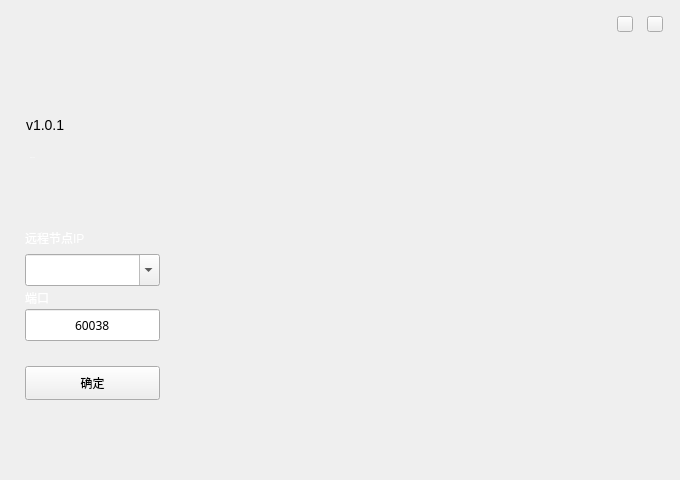
<?xml version="1.0" encoding="UTF-8"?>
<ui version="4.0">
 <class>LightModeConfig</class>
 <widget class="QWidget" name="LightModeConfig">
  <property name="geometry">
   <rect>
    <x>0</x>
    <y>0</y>
    <width>680</width>
    <height>480</height>
   </rect>
  </property>
  <property name="windowTitle">
   <string>Form</string>
  </property>
  <widget class="QToolButton" name="enterBtn">
   <property name="geometry">
    <rect>
     <x>25</x>
     <y>366</y>
     <width>135</width>
     <height>34</height>
    </rect>
   </property>
   <property name="cursor">
    <cursorShape>PointingHandCursor</cursorShape>
   </property>
   <property name="focusPolicy">
    <enum>Qt::NoFocus</enum>
   </property>
   <property name="styleSheet">
    <string notr="true"/>
   </property>
   <property name="text">
    <string>确定</string>
   </property>
  </widget>
  <widget class="QToolButton" name="closeBtn">
   <property name="geometry">
    <rect>
     <x>647</x>
     <y>16</y>
     <width>16</width>
     <height>16</height>
    </rect>
   </property>
   <property name="cursor">
    <cursorShape>PointingHandCursor</cursorShape>
   </property>
   <property name="focusPolicy">
    <enum>Qt::NoFocus</enum>
   </property>
   <property name="text">
    <string/>
   </property>
  </widget>
  <widget class="QLabel" name="label_version">
   <property name="geometry">
    <rect>
     <x>26</x>
     <y>114</y>
     <width>80</width>
     <height>21</height>
    </rect>
   </property>
   <property name="font">
    <font>
     <pointsize>-1</pointsize>
    </font>
   </property>
   <property name="styleSheet">
    <string notr="true">font-size: 14px;</string>
   </property>
   <property name="text">
    <string>v1.0.1</string>
   </property>
  </widget>
  <widget class="QToolButton" name="miniBtn">
   <property name="geometry">
    <rect>
     <x>617</x>
     <y>16</y>
     <width>16</width>
     <height>16</height>
    </rect>
   </property>
   <property name="cursor">
    <cursorShape>PointingHandCursor</cursorShape>
   </property>
   <property name="focusPolicy">
    <enum>Qt::NoFocus</enum>
   </property>
   <property name="text">
    <string/>
   </property>
  </widget>
  <widget class="QLabel" name="label">
   <property name="geometry">
    <rect>
     <x>30</x>
     <y>150</y>
     <width>78</width>
     <height>15</height>
    </rect>
   </property>
   <property name="font">
    <font>
     <family>微软雅黑</family>
     <pointsize>-1</pointsize>
     <weight>50</weight>
     <italic>false</italic>
     <bold>false</bold>
    </font>
   </property>
   <property name="styleSheet">
    <string notr="true">font: 12px &quot;微软雅黑&quot;;
color: rgb(255, 255, 255);</string>
   </property>
   <property name="text">
    <string>light mode</string>
   </property>
  </widget>
  <widget class="QLineEdit" name="portLineEdit">
   <property name="geometry">
    <rect>
     <x>25</x>
     <y>309</y>
     <width>135</width>
     <height>32</height>
    </rect>
   </property>
   <property name="font">
    <font>
     <family>Microsoft YaHei UI Light</family>
    </font>
   </property>
   <property name="cursor">
    <cursorShape>IBeamCursor</cursorShape>
   </property>
   <property name="contextMenuPolicy">
    <enum>Qt::DefaultContextMenu</enum>
   </property>
   <property name="styleSheet">
    <string notr="true"/>
   </property>
   <property name="text">
    <string>60038</string>
   </property>
   <property name="echoMode">
    <enum>QLineEdit::Normal</enum>
   </property>
   <property name="alignment">
    <set>Qt::AlignCenter</set>
   </property>
   <property name="placeholderText">
    <string/>
   </property>
  </widget>
  <widget class="QLabel" name="label_2">
   <property name="geometry">
    <rect>
     <x>25</x>
     <y>230</y>
     <width>71</width>
     <height>16</height>
    </rect>
   </property>
   <property name="styleSheet">
    <string notr="true">font: 12px &quot;微软雅黑&quot;;
color:white;</string>
   </property>
   <property name="text">
    <string>远程节点IP</string>
   </property>
  </widget>
  <widget class="QLabel" name="label_3">
   <property name="geometry">
    <rect>
     <x>25</x>
     <y>290</y>
     <width>71</width>
     <height>16</height>
    </rect>
   </property>
   <property name="styleSheet">
    <string notr="true">font: 12px &quot;微软雅黑&quot;;
color:white;</string>
   </property>
   <property name="text">
    <string>端口</string>
   </property>
  </widget>
  <widget class="QComboBox" name="ipComboBox">
   <property name="geometry">
    <rect>
     <x>25</x>
     <y>254</y>
     <width>135</width>
     <height>32</height>
    </rect>
   </property>
   <property name="editable">
    <bool>true</bool>
   </property>
  </widget>
 </widget>
 <resources/>
 <connections/>
</ui>
